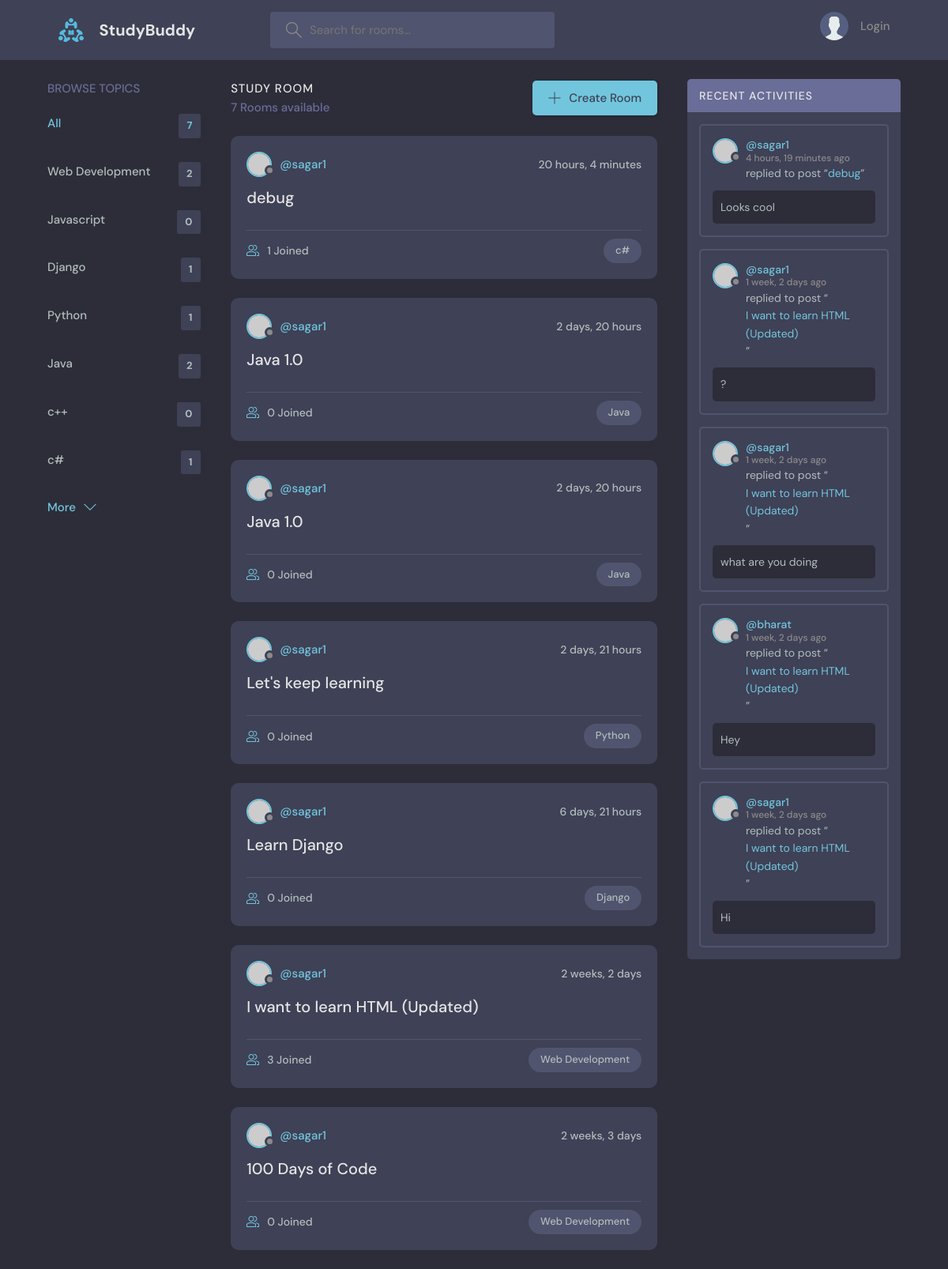
The page / on the database its author committed.
### base/models.py (models this page shows, shortened)
class Topic(models.Model):
    name = models.CharField(max_length=200)

class Room(models.Model):
    host = models.ForeignKey(User, on_delete=models.SET_NULL, null=True)
    topic = models.ForeignKey(Topic, on_delete=models.SET_NULL, null=True)
    name = models.CharField(max_length=200)
    description = models.TextField(null = True, blank = True)
    participants = models.ManyToManyField(User, related_name='participants', blank = True)
    updated = models.DateTimeField(auto_now=True)
    created = models.DateTimeField(auto_now_add=True)
    class Meta:
        ordering = ['-updated', '-created']
    def __str__(self):
        return self.name

class Message(models.Model):
    user = models.ForeignKey(User, on_delete=models.CASCADE)
    room = models.ForeignKey(Room, on_delete=models.CASCADE)
    body = models.TextField()
    updated = models.DateTimeField(auto_now=True)
    created = models.DateTimeField(auto_now_add=True)
    class Meta:
        ordering = ['-updated', '-created']

### base/views.py (the view)
# urls.py: path('', views.home, name='home'),
def home(request):
    q = request.GET.get('q') if request.GET.get('q') != None else ''
    rooms = Room.objects.filter(Q(topic__name__icontains=q) | Q(name__icontains=q) | Q(description__icontains=q))
    topic = Topic.objects.all()
    room_count = rooms.count()
    room_messages = Message.objects.filter(Q(room__topic__name__icontains=q))
    context = {'rooms': rooms, 'topic': topic, 'room_count':room_count, 'room_messages': room_messages}
    return render(request, 'base/home.html', context)

### base/templates/base/home.html (shortened to what this page needs)
{% extends 'main.html' %}
{% block content %}
<main class="layout layout--3">
  <div class="container">
    {% include 'base/topic_components.html' %}
    <div class="roomList">
      <div class="roomList__header">
        <div>
          <h2>Study Room</h2>
          <p>{{room_count}} Rooms available</p>
        </div>
        <a class="btn btn--main" href="{% url 'create-room' %}">
          <svg version="1.1" xmlns="http://www.w3.org/2000/svg" width="32" height="32" viewBox="0 0 32 32">
            <title>add</title>
            <path
              d="M16.943 0.943h-1.885v14.115h-14.115v1.885h14.115v14.115h1.885v-14.115h14.115v-1.885h-14.115v-14.115z"
            ></path>
          </svg>
          Create Room
        </a>
      </div>
      {% include 'base/feed_component.html' %}
    </div>
    {% include 'base/activity_component.html' %}
  </div>
</main>
{% endblock content %}

### base/templates/base/topic_components.html
<div class="topics">
  <div class="topics__header">
    <h2>Browse Topics</h2>
  </div>
  <ul class="topics__list">
    <li>
      <a href="{% url 'home' %}" class="active">All <span>{{topic.count}}</span></a>
    </li>
      {% for topic in topic %}
    <li>
      <a href="{%url 'home' %}?q={{topic.name}}">{{topic.name}} <span>{{topic.room_set.all.count}}</span></a>
    </li>
      {% endfor %}
  </ul>
  <a class="btn btn--link" href="topics.html">
    More
    <svg version="1.1" xmlns="http://www.w3.org/2000/svg" width="32" height="32" viewBox="0 0 32 32">
      <title>chevron-down</title>
      <path d="M16 21l-13-13h-3l16 16 16-16h-3l-13 13z"></path>
    </svg>
  </a>
</div>

### base/templates/base/feed_component.html (shortened to what this page needs)
{% for room in rooms %}
<div class="roomListRoom">
        <div class="roomListRoom__header">
          <a href="{% url 'user-profile' room.host.id %}" class="roomListRoom__author">
            <div class="avatar avatar--small">
              <img src="https://randomuser.me/api/portraits/women/11.jpg" />
            </div>
            <span>@{{room.host.username}}</span>
          </a>
          <div class="roomListRoom__actions">
            <span>{{room.created|timesince}}</span>
          </div>
        </div>
        <div class="roomListRoom__content">
          <a href="{% url 'room' room.id %}">{{room.name}}</a>
        </div>
        <div class="roomListRoom__meta">
          <a href="{% url 'room' room.id %}" class="roomListRoom__joined">
            {{room.participants.all.count}} Joined
          </a>
          <p class="roomListRoom__topic">{{room.topic.name}}</p>
        </div>
      </div>
{% endfor %}

### base/templates/base/activity_component.html (shortened to what this page needs)
<div class="activities">
      <div class="activities__header">
        <h2>Recent Activities</h2>
      </div>
    {% for message in room_messages %}
      <div class="activities__box">
        <div class="activities__boxHeader roomListRoom__header">
          <a href="{% url 'user-profile' message.user.id %}" class="roomListRoom__author">
            <div class="avatar avatar--small">
              <img src="https://randomuser.me/api/portraits/women/11.jpg" />
            </div>
            <p>
              @{{message.user}}
              <span>{{message.created|timesince}} ago</span>
            </p>
          </a>
        </div>
        <div class="activities__boxContent">
          <p>replied to post “<a href="{% url 'room' message.room.id %}">{{message.room}}</a>”</p>
          <div class="activities__boxRoomContent">
          {{message.body}}
          </div>
        </div>
      </div>
    {% endfor %}
    </div>

### rows shown on the page
Topic: name "Web Development", room_set.all.count "2"
Topic: name "Javascript", room_set.all.count "0"
Topic: name "Django", room_set.all.count "1"
Topic: name "Python", room_set.all.count "1"
Topic: name "Java", room_set.all.count "2"
Topic: name "c++", room_set.all.count "0"
Topic: name "c#", room_set.all.count "1"
Room: host.username "sagar1", created "20 hours, 4 minutes", name "debug", participants.all.count "1", topic.name "c#"
Room: host.username "sagar1", created "2 days, 20 hours", name "Java 1.0", participants.all.count "0", topic.name "Java"
Room: host.username "sagar1", created "2 days, 20 hours", name "Java 1.0", participants.all.count "0", topic.name "Java"
Room: host.username "sagar1", created "2 days, 21 hours", name "Let's keep learning", participants.all.count "0", topic.name "Python"
Room: host.username "sagar1", created "6 days, 21 hours", name "Learn Django", participants.all.count "0", topic.name "Django"
Room: host.username "sagar1", created "2 weeks, 2 days", name "I want to learn HTML (Updated)", participants.all.count "3", topic.name "Web Development"
Room: host.username "sagar1", created "2 weeks, 3 days", name "100 Days of Code", participants.all.count "0", topic.name "Web Development"
Message: user "sagar1", created "4 hours, 19 minutes", room "debug", body "Looks cool"
Message: user "sagar1", created "1 week, 2 days", room "I want to learn HTML (Updated)", body "?"
Message: user "sagar1", created "1 week, 2 days", room "I want to learn HTML (Updated)", body "what are you doing"
Message: user "bharat", created "1 week, 2 days", room "I want to learn HTML (Updated)", body "Hey"
Message: user "sagar1", created "1 week, 2 days", room "I want to learn HTML (Updated)", body "Hi"

### other values the page prints
{{ topic.count }} "7"
{{ room_count }} "7"
